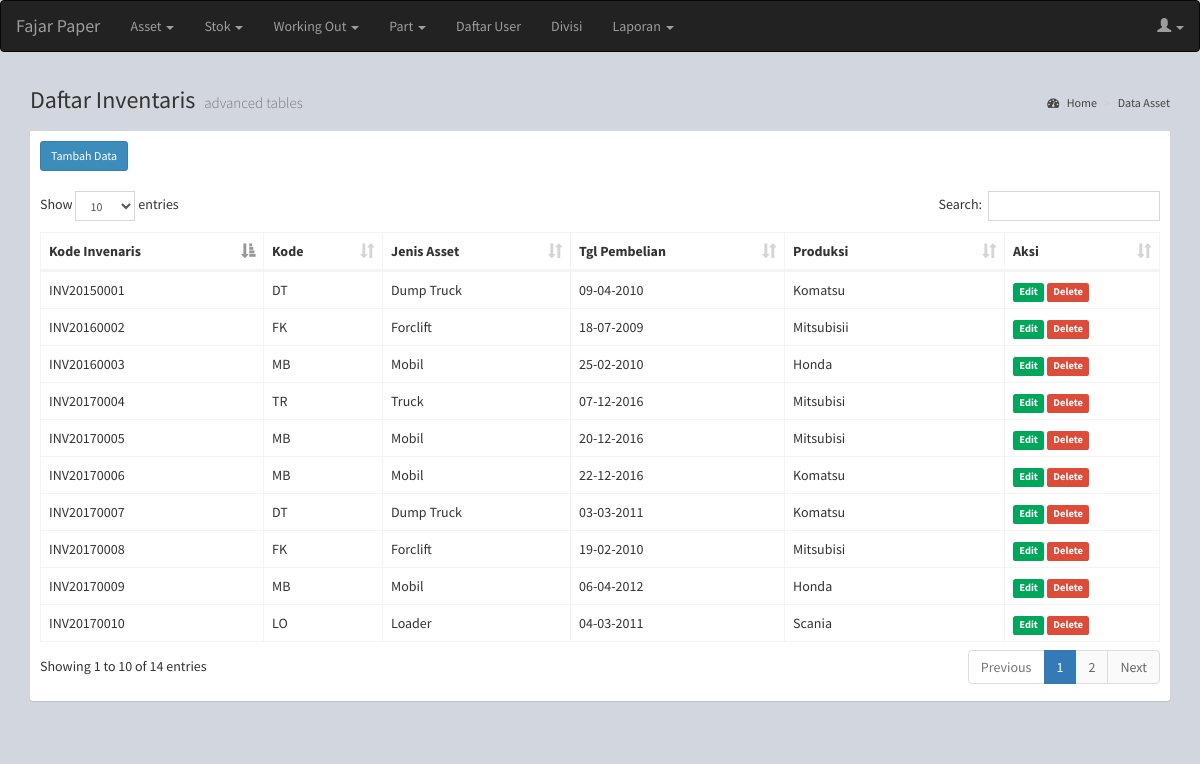
The page /index.php/Cbengkelnew/Casset (signed in) on the database its author committed.
### tables this page shows
CREATE TABLE `tb_asset` (
  `idasset` int(25) NOT NULL AUTO_INCREMENT,
  `kode` varchar(10) DEFAULT NULL,
  `tgl_pembelian` date DEFAULT NULL,
  `merk` varchar(50) DEFAULT NULL,
  `no_inventaris` varchar(20) DEFAULT NULL,
  PRIMARY KEY (`idasset`),
  KEY `kodeasset` (`kode`),
  KEY `no_inventaris` (`no_inventaris`),
  CONSTRAINT `kodeasset` FOREIGN KEY (`kode`) REFERENCES `tb_masterasset` (`kode`) ON DELETE CASCADE ON UPDATE CASCADE
);

CREATE TABLE `tb_masterasset` (
  `id` int(11) NOT NULL AUTO_INCREMENT,
  `kode` varchar(10) DEFAULT NULL,
  `jenis` varchar(50) DEFAULT NULL,
  PRIMARY KEY (`id`),
  KEY `kode` (`kode`)
);

### application/controllers/Cbengkelnew/Casset.php (called while the page is built, shortened)
<?php
class Casset extends CI_Controller {
	function __construct(){
		$this->load->model('Mbengkelnew/Masset');
		$this->load->model('Mbengkelnew/Mmasterasset');
	}
	public function index(){
		$data['data']=$this->Masset->tampildata()->result();
		$data['master']=$this->Mmasterasset->tampildata()->result();
		$data['kodeasset']=$this->Masset->kodeasset();
		$this->load->view('navbar2');
		$this->load->view('Vbengkelnew/Vasset',$data);
	}
}
?>

### index.php (called while the page is built, shortened)
<?php
require_once BASEPATH.'core/CodeIgniter.php';

### application/models/Mbengkelnew/Masset.php (called while the page is built, shortened)
<?php
	class Masset extends CI_Model{
		function tampildata(){
			$query=$this->db->query("SELECT
									tb_masterasset.kode,
									tb_masterasset.jenis as jenisasset,
									tb_asset.tgl_pembelian,
									tb_asset.merk,
									tb_asset.no_inventaris,
									tb_asset.idasset
									FROM
									tb_masterasset
									INNER JOIN tb_asset ON tb_asset.kode = tb_masterasset.kode
									");
			return $query;
		}
		function kodeasset(){
		$this->db->select('RIGHT(tb_asset.no_inventaris,4) as kode', FALSE);
		$this->db->order_by('no_inventaris','DESC');
		$this->db->limit(1);
		$q = $this->db->get('tb_asset');
        if($q->num_rows() <> 0){
           $data = $q->row();
           $kd = intval($data->kode) + 1;
        }else{
            $kd = 1;
        }
	    $kodemax = str_pad($kd, 4, "0", STR_PAD_LEFT);
		$th=date('Y');
		$kodejadi = "INV".$th.$kodemax;
        return $kodejadi;
		}
	}
?>

### application/views/Vbengkelnew/Vasset.php (the view, shortened to what this page needs)
<!DOCTYPE html>
<html>
<head>
	<link rel="stylesheet" href="<?php  echo base_url();?>asset/plugins/datatables/dataTables.bootstrap.css">
  <link rel="stylesheet" href="<?php  echo base_url();?>asset/plugins/datepicker/datepicker3.css">
</head>
<body>
<div class="container-fluid" style="background-color=#ECF0F5">
    <section class="content-header">
      <h1>
        Daftar Inventaris
        <small>advanced tables</small>
      </h1>
      <ol class="breadcrumb">
        <li><a href="<?php echo base_url('index.php/Cbengkelnew/Casset')?>"><i class="fa fa-dashboard"></i> Home</a></li>
        <li class="active"><a href="#">Data Asset</a></li>
      </ol>
    </section>
<section class="content">
    <div class="row">
     <div class="col-xs-12">
	 <div class="box">
            <div class="box-header">
              <div class="row">
                <div class="col-sm-2">
                  <button type="button" class="btn btn-primary btn-sm" data-toggle="modal" data-target="#myModal">Tambah Data</button>
                </div>
              </div>
            </div>
            <div class="box-body">
              <table id="example1" class="table table-bordered">
                <thead>
                <tr>
                  <th>Kode Invenaris</th>
                  <th>Kode</th>
                  <th>Jenis Asset</th>
                  <th>Tgl Pembelian</th>
                  <th>Produksi</th>
                  <th>Aksi</th>
                </tr>
                </thead>
                <tbody>
               	<?php
               	foreach ($data as $data) {
               	?>
               	<tr>
                  <td><?php echo $data->no_inventaris?></td>
               		<td><?php echo strtoupper($data->kode)?></td>
               		<td><?php echo ucwords($data->jenisasset)?></td>
                  <td><?php echo date('d-m-Y',strtotime($data->tgl_pembelian))?></td>
                  <td><?php echo ucwords($data->merk)?></td>
               		<td><a href="#" class='open_modal' id='<?php echo  $data->idasset; ?>'><span class="label label-success">Edit</span></a>
               			 <a href="#" onclick="confirm_modal('<?php echo site_url('Cbengkelnew/Casset/hapus/').'/'.$data->idasset ?>')"><span class="label label-danger">Delete</span></a>
               		</td>
               	</tr>
               	<?php
               		}
               	?>
                </tbody>
              </table>
            </div>
          </div>
     </div>
	</div>
</section>
</div>
</body>
</html>

### rows shown on the page
tb_asset: no_inventaris "INV20150001", tb_masterasset.kode "DT", tb_masterasset.jenis "Dump Truck", tgl_pembelian "09-04-2010", merk "Komatsu"
tb_asset: no_inventaris "INV20170007", tb_masterasset.kode "DT", tb_masterasset.jenis "Dump Truck", tgl_pembelian "03-03-2011", merk "Komatsu"
tb_asset: no_inventaris "INV20160002", tb_masterasset.kode "FK", tb_masterasset.jenis "Forclift", tgl_pembelian "18-07-2009", merk "Mitsubisii"
tb_asset: no_inventaris "INV20170008", tb_masterasset.kode "FK", tb_masterasset.jenis "Forclift", tgl_pembelian "19-02-2010", merk "Mitsubisi"
tb_asset: no_inventaris "INV20160003", tb_masterasset.kode "MB", tb_masterasset.jenis "Mobil", tgl_pembelian "25-02-2010", merk "Honda"
tb_asset: no_inventaris "INV20170005", tb_masterasset.kode "MB", tb_masterasset.jenis "Mobil", tgl_pembelian "20-12-2016", merk "Mitsubisi"
tb_asset: no_inventaris "INV20170006", tb_masterasset.kode "MB", tb_masterasset.jenis "Mobil", tgl_pembelian "22-12-2016", merk "Komatsu"
tb_asset: no_inventaris "INV20170009", tb_masterasset.kode "MB", tb_masterasset.jenis "Mobil", tgl_pembelian "06-04-2012", merk "Honda"
tb_asset: no_inventaris "INV20170010", tb_masterasset.kode "LO", tb_masterasset.jenis "Loader", tgl_pembelian "04-03-2011", merk "Scania"
tb_asset: no_inventaris "INV20170004", tb_masterasset.kode "TR", tb_masterasset.jenis "Truck", tgl_pembelian "07-12-2016", merk "Mitsubisi"
